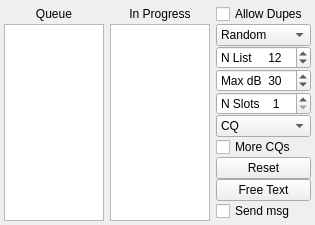
                  <widget class="QWidget" name="tab_3">
                   <attribute name="title">
                    <string>2</string>
                   </attribute>
                   <layout class="QGridLayout" name="gridLayout_11" columnstretch="1">
                    <property name="leftMargin">
                     <number>4</number>
                    </property>
                    <property name="topMargin">
                     <number>4</number>
                    </property>
                    <property name="rightMargin">
                     <number>4</number>
                    </property>
                    <property name="bottomMargin">
                     <number>4</number>
                    </property>
                    <property name="horizontalSpacing">
                     <number>4</number>
                    </property>
                    <item row="0" column="0" rowspan="2">
                     <layout class="QGridLayout" name="gridLayout" columnstretch="2,0,0">
                      <property name="topMargin">
                       <number>0</number>
                      </property>
                      <property name="horizontalSpacing">
                       <number>6</number>
                      </property>
                      <item row="0" column="0">
                       <widget class="QLabel" name="label_queue">
                        <property name="font">
                         <font>
                          <pointsize>9</pointsize>
                         </font>
                        </property>
                        <property name="text">
                         <string>Queue</string>
                        </property>
                        <property name="alignment">
                         <set>Qt::AlignCenter</set>
                        </property>
                       </widget>
                      </item>
                      <item row="9" column="2">
                       <widget class="QCheckBox" name="cbSendMsg">
                        <property name="toolTip">
                         <string>&lt;html&gt;&lt;head/&gt;&lt;body&gt;&lt;p&gt;Transmit free text message at the next opportunity.&lt;/p&gt;&lt;/body&gt;&lt;/html&gt;</string>
                        </property>
                        <property name="text">
                         <string>Send msg</string>
                        </property>
                       </widget>
                      </item>
                      <item row="8" column="2">
                       <widget class="QPushButton" name="pbFreeText">
                        <property name="toolTip">
                         <string>&lt;html&gt;&lt;head/&gt;&lt;body&gt;&lt;p&gt;Enter a free text message.&lt;/p&gt;&lt;/body&gt;&lt;/html&gt;</string>
                        </property>
                        <property name="text">
                         <string>Free Text</string>
                        </property>
                       </widget>
                      </item>
                      <item row="0" column="1">
                       <widget class="QLabel" name="label_inProcess">
                        <property name="text">
                         <string>In Progress</string>
                        </property>
                        <property name="alignment">
                         <set>Qt::AlignCenter</set>
                        </property>
                       </widget>
                      </item>
                      <item row="7" column="2">
                       <widget class="QPushButton" name="pbFoxReset">
                        <property name="toolTip">
                         <string>&lt;html&gt;&lt;head/&gt;&lt;body&gt;&lt;p&gt;Clear all queues.&lt;/p&gt;&lt;/body&gt;&lt;/html&gt;</string>
                        </property>
                        <property name="text">
                         <string>Reset</string>
                        </property>
                       </widget>
                      </item>
                      <item row="2" column="2">
                       <widget class="QSpinBox" name="sbNlist">
                        <property name="sizePolicy">
                         <sizepolicy hsizetype="Expanding" vsizetype="Fixed">
                          <horstretch>0</horstretch>
                          <verstretch>0</verstretch>
                         </sizepolicy>
                        </property>
                        <property name="maximumSize">
                         <size>
                          <width>16777215</width>
                          <height>16777215</height>
                         </size>
                        </property>
                        <property name="toolTip">
                         <string>&lt;html&gt;&lt;head/&gt;&lt;body&gt;&lt;p&gt;Maximum number of callsigns to be displayed in the queue.&lt;/p&gt;&lt;/body&gt;&lt;/html&gt;</string>
                        </property>
                        <property name="prefix">
                         <string>N List     </string>
                        </property>
                        <property name="minimum">
                         <number>5</number>
                        </property>
                        <property name="maximum">
                         <number>100</number>
                        </property>
                        <property name="value">
                         <number>12</number>
                        </property>
                       </widget>
                      </item>
                      <item row="3" column="2">
                       <widget class="QSpinBox" name="sbMax_dB">
                        <property name="sizePolicy">
                         <sizepolicy hsizetype="Expanding" vsizetype="Fixed">
                          <horstretch>0</horstretch>
                          <verstretch>0</verstretch>
                         </sizepolicy>
                        </property>
                        <property name="maximumSize">
                         <size>
                          <width>16777215</width>
                          <height>16777215</height>
                         </size>
                        </property>
                        <property name="toolTip">
                         <string>&lt;html&gt;&lt;head/&gt;&lt;body&gt;&lt;p&gt;Set the maximum permitted SNR for callers to be included in the queue.&lt;/p&gt;&lt;/body&gt;&lt;/html&gt;</string>
                        </property>
                        <property name="prefix">
                         <string>Max dB  </string>
                        </property>
                        <property name="minimum">
                         <number>-15</number>
                        </property>
                        <property name="maximum">
                         <number>70</number>
                        </property>
                        <property name="value">
                         <number>30</number>
                        </property>
                       </widget>
                      </item>
                      <item row="5" column="2">
                       <widget class="QComboBox" name="comboBoxCQ">
                        <property name="toolTip">
                         <string>&lt;html&gt;&lt;head/&gt;&lt;body&gt;&lt;p&gt;Select a specific CQ message.&lt;/p&gt;&lt;/body&gt;&lt;/html&gt;</string>
                        </property>
                        <property name="currentText">
                         <string>CQ</string>
                        </property>
                        <item>
                         <property name="text">
                          <string>CQ</string>
                         </property>
                        </item>
                        <item>
                         <property name="text">
                          <string>CQ AF</string>
                         </property>
                        </item>
                        <item>
                         <property name="text">
                          <string>CQ AN</string>
                         </property>
                        </item>
                        <item>
                         <property name="text">
                          <string>CQ AS</string>
                         </property>
                        </item>
                        <item>
                         <property name="text">
                          <string>CQ EU</string>
                         </property>
                        </item>
                        <item>
                         <property name="text">
                          <string>CQ NA</string>
                         </property>
                        </item>
                        <item>
                         <property name="text">
                          <string>CQ OC</string>
                         </property>
                        </item>
                        <item>
                         <property name="text">
                          <string>CQ SA</string>
                         </property>
                        </item>
                        <item>
                         <property name="text">
                          <string>CQ 0</string>
                         </property>
                        </item>
                        <item>
                         <property name="text">
                          <string>CQ 1</string>
                         </property>
                        </item>
                        <item>
                         <property name="text">
                          <string>CQ 2</string>
                         </property>
                        </item>
                        <item>
                         <property name="text">
                          <string>CQ 3</string>
                         </property>
                        </item>
                        <item>
                         <property name="text">
                          <string>CQ 4</string>
                         </property>
                        </item>
                        <item>
                         <property name="text">
                          <string>CQ 5</string>
                         </property>
                        </item>
                        <item>
                         <property name="text">
                          <string>CQ 6</string>
                         </property>
                        </item>
                        <item>
                         <property name="text">
                          <string>CQ 7</string>
                         </property>
                        </item>
                        <item>
                         <property name="text">
                          <string>CQ 8</string>
                         </property>
                        </item>
                        <item>
                         <property name="text">
                          <string>CQ 9</string>
                         </property>
                        </item>
                       </widget>
                      </item>
                      <item row="6" column="2">
                       <widget class="QCheckBox" name="cbMoreCQs">
                        <property name="toolTip">
                         <string>&lt;html&gt;&lt;head/&gt;&lt;body&gt;&lt;p&gt;Include a CQ message along with other messages.&lt;/p&gt;&lt;/body&gt;&lt;/html&gt;</string>
                        </property>
                        <property name="text">
                         <string>More CQs</string>
                        </property>
                       </widget>
                      </item>
                      <item row="4" column="2">
                       <widget class="QSpinBox" name="sbNslots">
                        <property name="sizePolicy">
                         <sizepolicy hsizetype="Expanding" vsizetype="Fixed">
                          <horstretch>0</horstretch>
                          <verstretch>0</verstretch>
                         </sizepolicy>
                        </property>
                        <property name="maximumSize">
                         <size>
                          <width>16777215</width>
                          <height>16777215</height>
                         </size>
                        </property>
                        <property name="toolTip">
                         <string>&lt;html&gt;&lt;head/&gt;&lt;body&gt;&lt;p&gt;Maximum number of concurrent streams for Fox transmissions.&lt;/p&gt;&lt;/body&gt;&lt;/html&gt;</string>
                        </property>
                        <property name="suffix">
                         <string/>
                        </property>
                        <property name="prefix">
                         <string>N Slots    </string>
                        </property>
                        <property name="minimum">
                         <number>1</number>
                        </property>
                        <property name="maximum">
                         <number>5</number>
                        </property>
                        <property name="value">
                         <number>1</number>
                        </property>
                        <property name="displayIntegerBase">
                         <number>10</number>
                        </property>
                       </widget>
                      </item>
                      <item row="1" column="2">
                       <widget class="QComboBox" name="comboBoxHoundSort">
                        <property name="sizePolicy">
                         <sizepolicy hsizetype="Expanding" vsizetype="Fixed">
                          <horstretch>0</horstretch>
                          <verstretch>0</verstretch>
                         </sizepolicy>
                        </property>
                        <property name="maximumSize">
                         <size>
                          <width>16777215</width>
                          <height>16777215</height>
                         </size>
                        </property>
                        <property name="toolTip">
                         <string>&lt;html&gt;&lt;head/&gt;&lt;body&gt;&lt;p&gt;Select a desired sort order for callsigns in the queue.&lt;/p&gt;&lt;/body&gt;&lt;/html&gt;</string>
                        </property>
                        <property name="currentText">
                         <string>Random</string>
                        </property>
                        <property name="maxVisibleItems">
                         <number>5</number>
                        </property>
                        <item>
                         <property name="text">
                          <string>Random</string>
                         </property>
                        </item>
                        <item>
                         <property name="text">
                          <string>Call</string>
                         </property>
                        </item>
                        <item>
                         <property name="text">
                          <string>Grid</string>
                         </property>
                        </item>
                        <item>
                         <property name="text">
                          <string>S/N (dB)</string>
                         </property>
                        </item>
                        <item>
                         <property name="text">
                          <string>Distance</string>
                         </property>
                        </item>
                        <item>
                         <property name="text">
                          <string>Age</string>
                         </property>
                        </item>
                        <item>
                         <property name="text">
                          <string>Continent</string>
                         </property>
                        </item>
                        <item>
                         <property name="text">
                          <string>Score</string>
                         </property>
                        </item>
                       </widget>
                      </item>
                      <item row="1" column="1" rowspan="10">
                       <widget class="DisplayText" name="foxTxListTextBrowser">
                        <property name="enabled">
                         <bool>true</bool>
                        </property>
                        <property name="sizePolicy">
                         <sizepolicy hsizetype="MinimumExpanding" vsizetype="Expanding">
                          <horstretch>0</horstretch>
                          <verstretch>0</verstretch>
                         </sizepolicy>
                        </property>
                        <property name="maximumSize">
                         <size>
                          <width>16777215</width>
                          <height>16777215</height>
                         </size>
                        </property>
                        <property name="sizeAdjustPolicy">
                         <enum>QAbstractScrollArea::AdjustToContentsOnFirstShow</enum>
                        </property>
                       </widget>
                      </item>
                      <item row="1" column="0" rowspan="10">
                       <widget class="DisplayText" name="houndQueueTextBrowser">
                        <property name="sizePolicy">
                         <sizepolicy hsizetype="MinimumExpanding" vsizetype="Expanding">
                          <horstretch>0</horstretch>
                          <verstretch>0</verstretch>
                         </sizepolicy>
                        </property>
                        <property name="maximumSize">
                         <size>
                          <width>16777215</width>
                          <height>16777215</height>
                         </size>
                        </property>
                        <property name="sizeAdjustPolicy">
                         <enum>QAbstractScrollArea::AdjustToContentsOnFirstShow</enum>
                        </property>
                       </widget>
                      </item>
                      <item row="0" column="2">
                       <widget class="QCheckBox" name="cbWorkDupes">
                        <property name="text">
                         <string>Allow Dupes</string>
                        </property>
                       </widget>
                      </item>
                     </layout>
                    </item>
                   </layout>
                  </widget>
